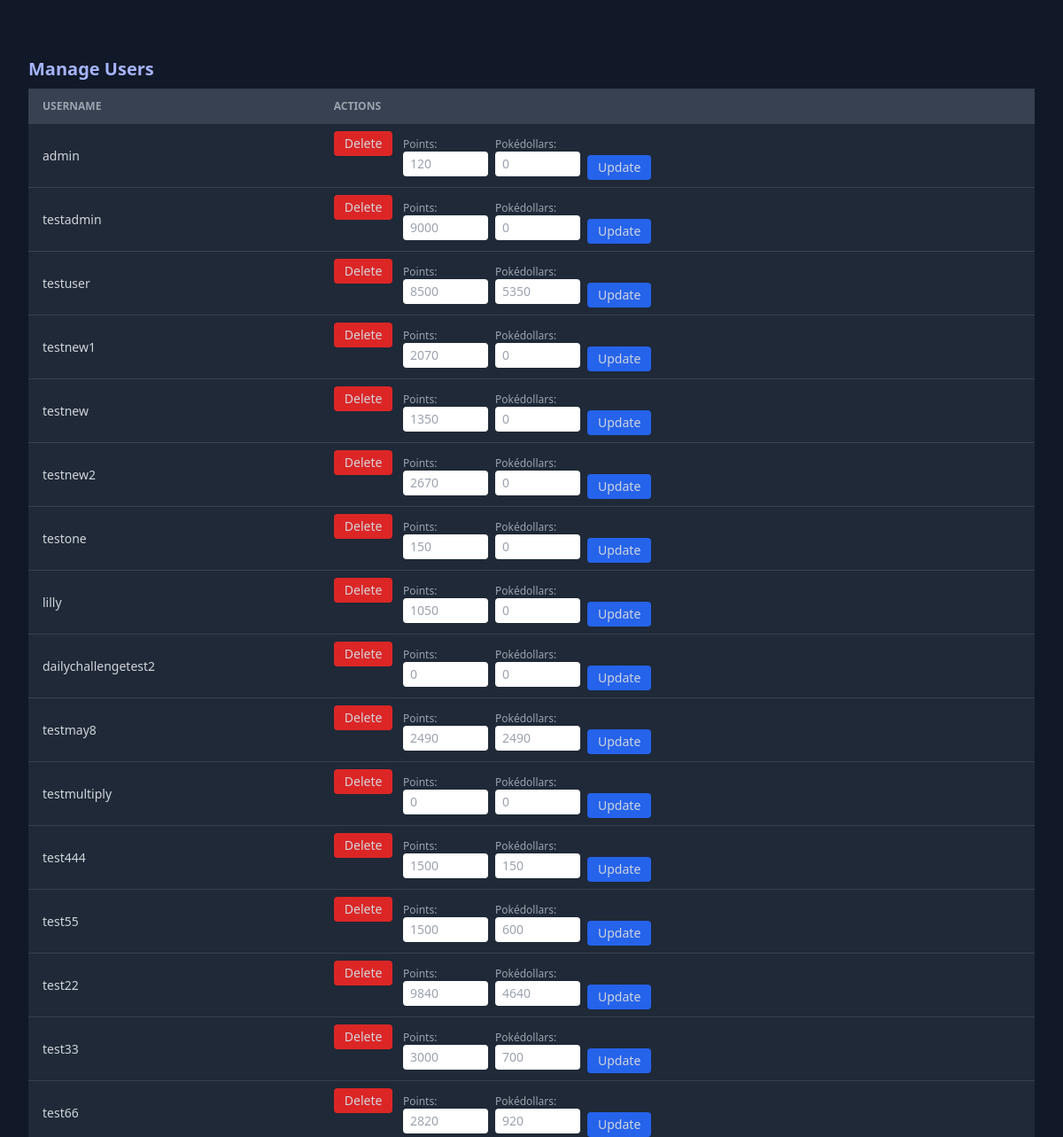
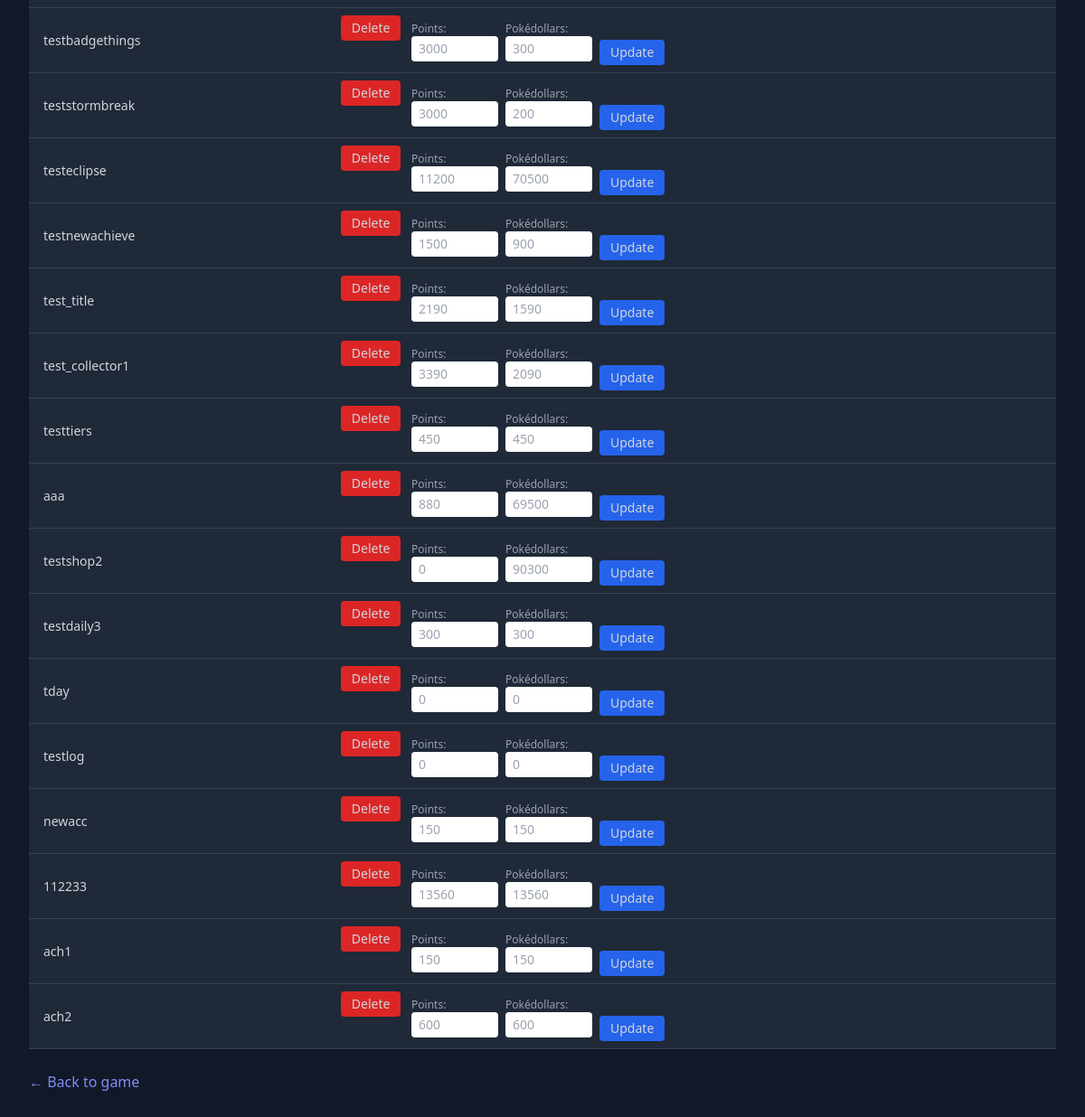
The page /admin (signed in) on the database its author committed (2 pictures, top to bottom).
### tables this page shows
CREATE TABLE users (
    id INTEGER PRIMARY KEY AUTOINCREMENT,
    username TEXT NOT NULL UNIQUE,
    password TEXT NOT NULL,
    completed_daily TEXT,
    is_admin INTEGER DEFAULT 0
, theme TEXT DEFAULT 'default', streak INTEGER DEFAULT 0, last_challenge_date TEXT, total_score INTEGER DEFAULT 0, achievements TEXT, tier_tracker TEXT DEFAULT '{}', type_tracker TEXT DEFAULT '[]', profile_picture TEXT DEFAULT 'default.png', background_theme TEXT DEFAULT 'nebula', title TEXT DEFAULT 'New Challenger', badge_frame TEXT DEFAULT 'basic', favorite_pokemon TEXT DEFAULT '', quote TEXT DEFAULT '', showcase_achievements TEXT DEFAULT '', badge TEXT, avatar TEXT DEFAULT 'default', pokedollars INTEGER DEFAULT 0, inventory TEXT DEFAULT '{}', badges_equipped TEXT, created_at TEXT);

### app.py (the view)
@app.route("/admin")
@login_required
def admin():
    if not current_user.is_authenticated or not getattr(current_user, "is_admin", False):
        return redirect("/login")
    conn = get_db()
    cur = conn.cursor()
    cur.execute("SELECT id, username, is_admin, total_score, pokedollars FROM users")
    users = [{"id": row[0], "username": row[1], "score": row[3], "pokedollars": row[4]} for row in cur.fetchall()]
    conn.close()
    return render_template("admin.html", users=users)

### app.py (called while the page is built)
def get_db():
    conn = sqlite3.connect("smogondle.db")
    conn.row_factory = sqlite3.Row
    return conn

@login_manager.user_loader
def load_user(user_id):
    conn = get_db()
    cur = conn.cursor()
    cur.execute("SELECT id, username, is_admin, streak, achievements, inventory FROM users WHERE id = ?", (user_id,))
    row = cur.fetchone()
    conn.close()
    if row:
        return User(row[0], row[1], row[2], row[3], row[4], row[5])
    return None

### templates/admin.html (shortened to what this page needs)
<!DOCTYPE html>
<html class="bg-gray-900 text-white">
<head>
  <script src="https://cdn.tailwindcss.com"></script>
</head>
<body class="p-8">
  <h3 class="text-xl font-bold text-indigo-300 mt-8 mb-2">Manage Users</h3>
  <table class="w-full text-sm text-left text-gray-300">
    <thead class="text-xs text-gray-400 uppercase bg-gray-700">
      <tr>
        <th scope="col" class="px-4 py-3">Username</th>
        <th scope="col" class="px-4 py-3">Actions</th>
      </tr>
    </thead>
    <tbody>
      {% for user in users %}
      <tr class="bg-gray-800 border-b border-gray-700">
        <td class="px-4 py-2">{{ user.username }}</td>
        <td class="px-4 py-2 space-x-2">
          <form method="POST" action="/delete_user" class="inline">
            <button type="submit" class="bg-red-600 hover:bg-red-700 px-3 py-1 rounded">Delete</button>
          </form>
          <form method="POST" action="/update_user_values" class="inline-flex flex-col sm:flex-row gap-2 items-start sm:items-center">
            <div>
              <label class="block text-xs text-gray-400">Points:</label>
              <input type="number" name="new_points" placeholder="{{ user.score }}" class="w-24 px-2 py-1 rounded text-black">
            </div>
            <div>
              <label class="block text-xs text-gray-400">Pokédollars:</label>
              <input type="number" name="new_pokedollars" placeholder="{{ user.pokedollars or 0 }}" class="w-24 px-2 py-1 rounded text-black">
            </div>
            <button type="submit" class="bg-blue-600 hover:bg-blue-700 px-3 py-1 rounded mt-1 sm:mt-6">Update</button>
          </form>
        </td>
      </tr>
      {% endfor %}
    </tbody>
  </table>
  <a href="/" class="inline-block mt-6 text-indigo-400 hover:underline">← Back to game</a>
</body>
</html>

### rows shown on the page
users: username "admin", new_points "120", new_pokedollars "0"
users: username "testadmin", new_points "9000", new_pokedollars "0"
users: username "testuser", new_points "8500", new_pokedollars "5350"
users: username "testnew1", new_points "2070", new_pokedollars "0"
users: username "testnew", new_points "1350", new_pokedollars "0"
users: username "testnew2", new_points "2670", new_pokedollars "0"
users: username "testone", new_points "150", new_pokedollars "0"
users: username "lilly", new_points "1050", new_pokedollars "0"
users: username "dailychallengetest2", new_points "0", new_pokedollars "0"
users: username "testmay8", new_points "2490", new_pokedollars "2490"
users: username "testmultiply", new_points "0", new_pokedollars "0"
users: username "test444", new_points "1500", new_pokedollars "150"
users: username "test55", new_points "1500", new_pokedollars "600"
users: username "test22", new_points "9840", new_pokedollars "4640"
users: username "test33", new_points "3000", new_pokedollars "700"
users: username "test66", new_points "2820", new_pokedollars "920"
users: username "testbadgethings", new_points "3000", new_pokedollars "300"
users: username "teststormbreak", new_points "3000", new_pokedollars "200"
users: username "testeclipse", new_points "11200", new_pokedollars "70500"
users: username "testnewachieve", new_points "1500", new_pokedollars "900"
users: username "test_title", new_points "2190", new_pokedollars "1590"
users: username "test_collector1", new_points "3390", new_pokedollars "2090"
users: username "testtiers", new_points "450", new_pokedollars "450"
users: username "aaa", new_points "880", new_pokedollars "69500"
users: username "testshop2", new_points "0", new_pokedollars "90300"
users: username "testdaily3", new_points "300", new_pokedollars "300"
users: username "tday", new_points "0", new_pokedollars "0"
users: username "testlog", new_points "0", new_pokedollars "0"
users: username "newacc", new_points "150", new_pokedollars "150"
users: username "112233", new_points "13560", new_pokedollars "13560"
users: username "ach1", new_points "150", new_pokedollars "150"
users: username "ach2", new_points "600", new_pokedollars "600"
